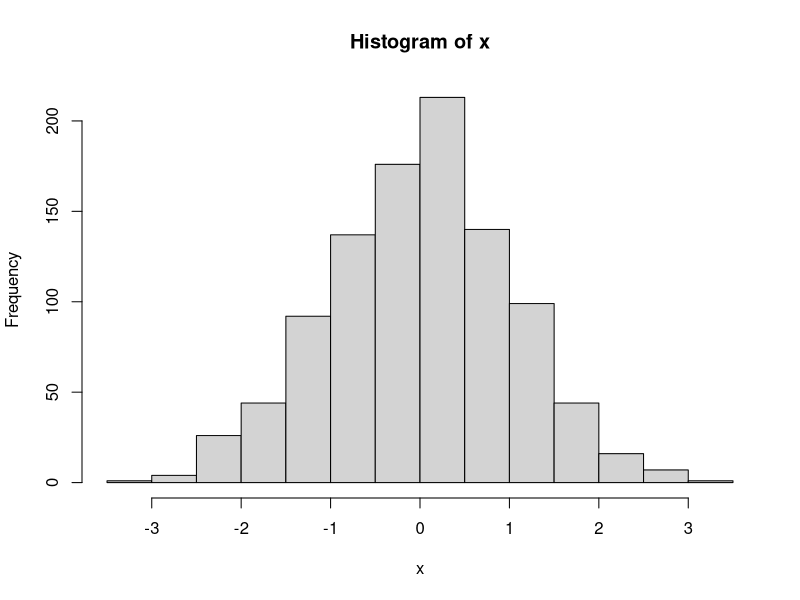

Recreate this plot in R.
## ---- chunk 1
knitr::opts_chunk$set(echo = TRUE)
## ---- chunk 2
x <- rnorm(1000)
hist(x)
